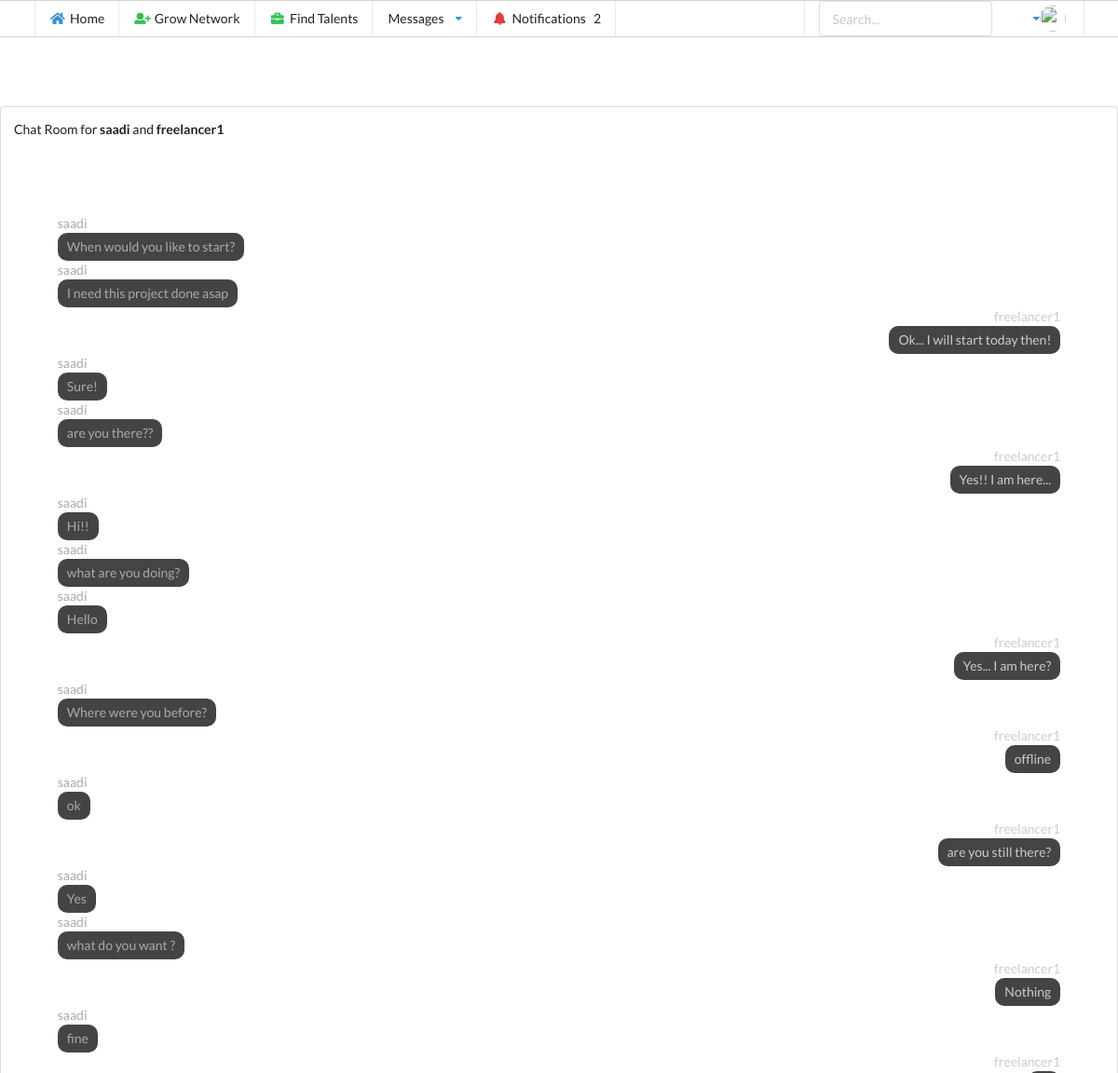
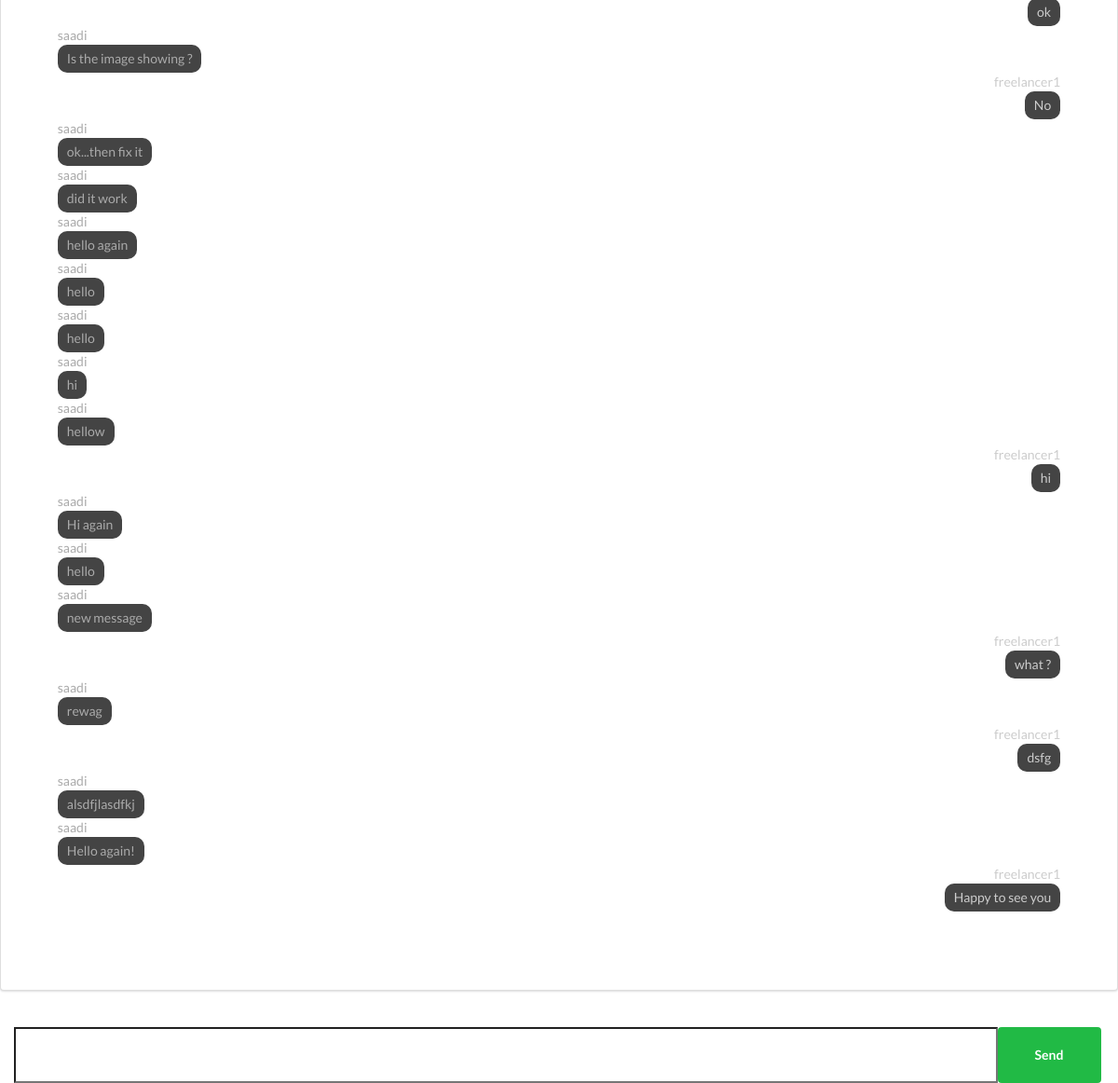
The page /chat/7/ (signed in) on the database its author committed (2 pictures, top to bottom).
### profiles/models.py (models this page shows, shortened)
class Profile(models.Model):
    user = models.OneToOneField(settings.AUTH_USER_MODEL, on_delete=models.CASCADE, related_name='user_profile')
    is_client = models.BooleanField(default=False)
    is_freelancer = models.BooleanField(default=False)
    bio = models.TextField(default='no bio...', max_length=300)
    created = models.DateTimeField(default=timezone.now)
    updated = models.DateTimeField(auto_now=True)
    dp = models.ImageField(default='ddp.png', upload_to='dps/')
    cp = models.ImageField(default='dcp.png', upload_to='cps/')
    occupation = models.CharField(max_length=20, blank=True)
    education = models.CharField(max_length=20, blank=True)
    credit_card_no = models.CharField(max_length=25, blank=True)
    phone_no = models.CharField(max_length=20, blank=True)
    connections = models.ManyToManyField(User, blank=True, related_name='connected_users')
    work_area = models.ForeignKey(Area, on_delete=models.CASCADE, null=True, blank=True)
    skills = models.ManyToManyField(Skill, blank=True,related_name='skilled_freelancers')
    clients = models.ManyToManyField(User, blank=True, related_name='experienced_freelancer')
    pay_rate = models.PositiveIntegerField(default=0, blank=True)
    earning = models.PositiveIntegerField(default=0, blank=True)
    website = models.URLField(max_length=20, null=True, blank=True)
    employees = models.ManyToManyField(User, blank=True,related_name='experienced_client')
    spending = models.PositiveIntegerField(default=0, blank=True)
    company = models.CharField(max_length=20,blank=True)
    objects = ProfileManager()
    def __str__(self):
        return f'Profile for user {self.user.username}--{self.created.strftime("%d-%m-%Y")}'

### chat/models.py (models this page shows)
class Message(models.Model):
    message = models.TextField()
    sender = models.ForeignKey(Profile, on_delete=models.CASCADE, related_name='message_sender')
    receiver = models.ForeignKey(Profile, on_delete=models.CASCADE, related_name='message_receiver')
    created = models.DateTimeField(auto_now_add=True)
    updated = models.DateTimeField(auto_now=True)
    seen = models.BooleanField(default=False)
    class Meta:
        ordering = ('created',)

### chat/views.py (the view)
# urls.py: path("<int:user_id>/", views.chatroom, name='chatroom'),
@login_required
def chatroom(request, user_id):
    profile = Profile.objects.get(user=request.user)
    print(profile)
    other_user = get_object_or_404(Profile, id=user_id)
    print(other_user)
    messages = Message.objects.filter(
        Q(receiver=other_user, sender=profile) | Q(receiver=profile, sender=other_user)
    )
    context = {
        'profile': profile,
        'messages': messages,
        'other_user': other_user,
    }
    messages.update(seen=True)
    messages = messages | Message.objects.filter(Q(receiver=other_user, sender=profile))
    return render(request, "chat/chatroom.html", context)

### profiles/context_processors.py (called while the page is built)
def profile_pic(request):
    if request.user.is_authenticated:
        profile = Profile.objects.get(user=request.user)
        dp = profile.dp
        return {
            'dp': dp
        }
    return {}

def connection_request_received(request):
    if request.user.is_authenticated:
        profile = Profile.objects.get(user=request.user)
        qs_count = Profile.objects.get_all_request_received(profile).count()
        return {
            'request_no': qs_count,
        }
    return {}

### profiles/models.py (called while the page is built)
    def get_all_request_received(self,receiver):
        qs = ConnectionRequest.objects.filter(receiver=receiver, status='sent')
        return qs

### chat/templates/chat/chatroom.html (shortened to what this page needs)
{% extends "base.html" %}
{% block content %}
 {% include 'profiles/nav.html' %}
<div class="ui segment">
     <p>Chat Room for <strong>{{profile.user.username }}</strong> and <strong>{{other_user.user.username}}</strong></p>
    <head>
</head>
<body>
    <div class="header"></div>
    <div class="messages-area">
        {% for message in messages %}
        <div class="message
        {% if message.sender.user == request.user %}left{% else %}right{% endif %}
        ">
            <div class="sent-by">{{ message.sender.user.username }}</div>
            <div class="content">{{ message.message }}</div>
        </div>
        {% endfor %}
    </div>
    <div class="input-area">
        <input type="text" id="message-input">
        <button class="ui green button" id="send-btn">Send</button>
    </div>
</body>
</div>
{% endblock content%}

### chat/templates/chat/chatroom.html (style rules this page uses)
* { box-sizing: border-box; padding: 0; margin: 0; }
body { display: flex; height: 100vh; flex-direction: column; }
.header { padding: 10px 5%; }
.messages-area { height: 100%; min-height: 70vh; overflow-y: auto; padding: 4%; color: #999999; padding-bottom: 10px; }
.input-area { display: flex; flex-direction: row; justify-content: center; }
#message-input { padding: 20px; width: 100%; }
#send-btn { padding: 20px 40px; }
.message.left { text-align: left; color: #aaa; }
.message.right { text-align: right; color: #ccc; }
.message .content { background: #444; padding: 5px 10px; border-radius: 10px; max-width: 80%; display: inline-block; }

### rows shown on the page
Profile: user.username "saadi"
Profile: user.username "freelancer1"
Message: sender.user.username "saadi", message "When would you like to start?"
Message: sender.user.username "saadi", message "I need this project done asap"
Message: sender.user.username "freelancer1", message "Ok... I will start today then!"
Message: sender.user.username "saadi", message "Sure!"
Message: sender.user.username "saadi", message "are you there??"
Message: sender.user.username "freelancer1", message "Yes!! I am here..."
Message: sender.user.username "saadi", message "Hi!!"
Message: sender.user.username "saadi", message "what are you doing?"
Message: sender.user.username "saadi", message "Hello"
Message: sender.user.username "freelancer1", message "Yes... I am here?"
Message: sender.user.username "saadi", message "Where were you before?"
Message: sender.user.username "freelancer1", message "offline"
Message: sender.user.username "saadi", message "ok"
Message: sender.user.username "freelancer1", message "are you still there?"
Message: sender.user.username "saadi", message "Yes"
Message: sender.user.username "saadi", message "what do you want ?"
Message: sender.user.username "freelancer1", message "Nothing"
Message: sender.user.username "saadi", message "fine"
Message: sender.user.username "freelancer1", message "ok"
Message: sender.user.username "saadi", message "Is the image showing ?"
Message: sender.user.username "freelancer1", message "No"
Message: sender.user.username "saadi", message "ok...then fix it"
Message: sender.user.username "saadi", message "did it work"
Message: sender.user.username "saadi", message "hello again"
Message: sender.user.username "saadi", message "hello"
Message: sender.user.username "saadi", message "hello"
Message: sender.user.username "saadi", message "hi"
Message: sender.user.username "saadi", message "hellow"
Message: sender.user.username "freelancer1", message "hi"
Message: sender.user.username "saadi", message "Hi again"
Message: sender.user.username "saadi", message "hello"
Message: sender.user.username "saadi", message "new message"
Message: sender.user.username "freelancer1", message "what ?"
Message: sender.user.username "saadi", message "rewag"
Message: sender.user.username "freelancer1", message "dsfg"
Message: sender.user.username "saadi", message "alsdfjlasdfkj"
Message: sender.user.username "saadi", message "Hello again!"
Message: sender.user.username "freelancer1", message "Happy to see you"

### other values the page prints
{{ request_no }} "2"
